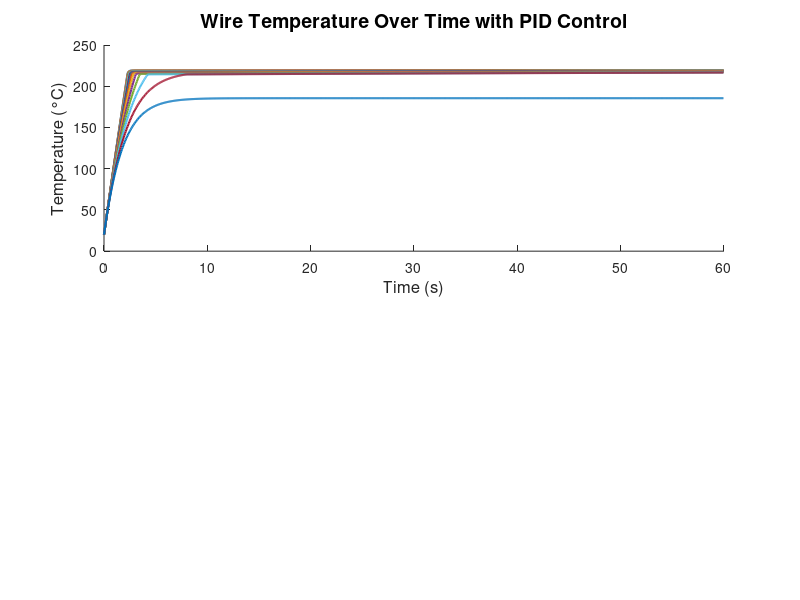

Write the MATLAB code that produced this figure. (Note: this script raises an error after producing the figure.)
% Based off a video from James D. Whiteside https://www.youtube.com/watch?v=QNS0LrlRHbs
% Code by Oliver Bell
% 05/09/2024
clc;
clear;

fig = figure(1);  % Use figure identifier '1'
set(fig, 'Position', [100, 100, 800, 600]);  % Set figure position and size
clf;

% ------ User Parameters Editing Start ------
Tend_Temperature_Target = 220; % C
Tamb_Temperature = 20; % C
T0_Temperature = Tamb_Temperature;
Distance = 1; % m
V_Supply = 19.5; % V
air_velocity = 0.01; % m/s

% PID Constants
Kp = Distance/10;
Ki = Distance/1000;
Kd = Distance/1000;

% Simulation Control
Simulation_Duration = 60; % s
Simulation_Resolution_Per_Seconds = 1000;
PWM_Frequency = 100; % Hz
% ------ User Parameters Editing Stops ------

Simulation_Step_Size = Simulation_Duration / Simulation_Resolution_Per_Seconds;

% Nichrome constants 
NiCr_Resistvity = 1.10E-06;
NiCr_Density = 8400; % kg/m^3
Cp_NiCr_Specific_Heat_Capacity = 460; % J/(kg*C)

% Constants for radiation
sigma = 5.67e-8; % Stefan-Boltzmann constant
emissivity = 0.8; % Approximate emissivity for nichrome

% Air properties at 20°C
rho = 1.204;      % Density (kg/m^3)
mu = 1.825e-5;    % Dynamic viscosity (kg/(m·s))
k = 0.0257;       % Thermal conductivity (W/(m·K))
Pr = 0.713;       % Prandtl number

% Different gauges to simulate
gauges = 20:34;

% Initialize arrays to store results
num_steps = Simulation_Duration / Simulation_Step_Size;
T_all = zeros(length(gauges), num_steps);
PWM_all = zeros(length(gauges), num_steps);

% Loop through each gauge
for g = 1:length(gauges)
    Gauge = gauges(g);

    % Intrinsic values of the wire
    d_diameter = (0.127 * 92^((36 - Gauge) / 39))/1000;  % m
    A_Cross_Section = pi * (d_diameter/2)^2; % m^2
    A_Surface_Area = Distance * d_diameter * pi; % m^2
    V_Volume = A_Cross_Section * Distance; % m^3
    M_Mass = V_Volume * NiCr_Density; % kg

    % Electrical Properties
    R_Resistance_Per_Meter = NiCr_Resistvity / A_Cross_Section;  % Ω/m
    R_Resistance_Total = R_Resistance_Per_Meter * Distance;
    I_Current = V_Supply / R_Resistance_Total;
    P_Max_Power = V_Supply * I_Current;

    % Calculate convective heat transfer coefficient
    D = d_diameter;
    
    % Calculate Reynolds number
    Re = (rho * air_velocity * D) / mu;
    
    % Calculate Nusselt number using Churchill and Bernstein correlation
    Nu = 0.3 + ((0.62 * Re^0.5 * Pr^(1/3)) / (1 + (0.4/Pr)^(2/3))^0.25) * ...
         (1 + (Re/282000)^(5/8))^(4/5);
    
    % Calculate convective heat transfer coefficient
    h = (Nu * k) / D;

    % Initialize variables for PID control
    error = 0;
    previous_error = 0;
    integral = 0;
    derivative = 0;
    duty_cycle = 0; % Initial duty cycle

    % Initialize temperature and PWM arrays
    T = zeros(1, num_steps);
    PWM = zeros(1, num_steps);
    T(1) = T0_Temperature;

    % Simulation loop
    for i = 2:num_steps
        % Calculate PID control
        error = Tend_Temperature_Target - T(i-1);
        integral = integral + error * Simulation_Step_Size;
        derivative = (error - previous_error) / Simulation_Step_Size;
        control_output = Kp * error + Ki * integral + Kd * derivative;

        % Constrain the control output to be between 0 and 1 (represents duty cycle)
        duty_cycle = min(max(control_output, 0), 1);
        PWM(i) = duty_cycle; % Store PWM signal for plotting

        % Calculate the effective power input using the duty cycle
        P_Power = P_Max_Power * duty_cycle^2;

        % Energy in
        J_Energy_In = P_Power * Simulation_Step_Size;

        % Energy out - Convection
        J_Energy_Convection = h * A_Surface_Area * (T(i-1) - Tamb_Temperature) * Simulation_Step_Size;

        % Energy out - Radiation
        J_Energy_Radiation = emissivity * A_Surface_Area * sigma * ...
            ((T(i-1) + 273.15)^4 - (Tamb_Temperature + 273.15)^4) * Simulation_Step_Size;

        % Net energy
        J_Energy_Net = J_Energy_In - J_Energy_Convection - J_Energy_Radiation;

        % Temperature change
        delta_T = J_Energy_Net / (M_Mass * Cp_NiCr_Specific_Heat_Capacity);

        % New temperature
        T(i) = T(i-1) + delta_T;

        % Update previous error
        previous_error = error;
    end

    % Store results for the current gauge
    T_all(g, :) = T;
    PWM_all(g, :) = PWM;

    % Display final temperature for this gauge
    fprintf('Final wire temperature for Gauge %d: %.2f °C\n', Gauge, T(end));
end

% Time array for plotting
time = 0:Simulation_Step_Size:Simulation_Duration-Simulation_Step_Size;

% Plotting all temperature curves on the same graph
figure(1);  % Use figure identifier '1'

% Plot Temperature Over Time
subplot(2,1,1);
hold on;
for g = 1:length(gauges)
    plot(time, T_all(g, :), 'LineWidth', 1.5);
end
hold off;
xlabel('Time (s)', 'FontSize', 12);
ylabel('Temperature (°C)', 'FontSize', 12);
title('Wire Temperature Over Time with PID Control', 'FontSize', 14);
yline(Tend_Temperature_Target, '--r', 'Target Temperature'); % Add horizontal line at the target setpoint
grid on;
legend(arrayfun(@(x) sprintf('Gauge %d', x), gauges, 'UniformOutput', false), 'Location', 'southeast');

% Plot PWM Over Time
subplot(2,1,2);
hold on;
for g = 1:length(gauges)
    plot(time, PWM_all(g, :), 'LineWidth', 1.5);
end
hold off;
xlabel('Time (s)', 'FontSize', 12);
ylabel('PWM Duty Cycle', 'FontSize', 12);
title('PWM Signal Over Time for Different Gauges', 'FontSize', 14);
grid on;
legend(arrayfun(@(x) sprintf('Gauge %d', x), gauges, 'UniformOutput', false), 'Location', 'northeast');

% Adjust the layout
sgtitle('Nichrome Wire Heating Simulation for Different Gauges', 'FontSize', 16);
set(gcf, 'Color', 'w');  % Set background color to white


